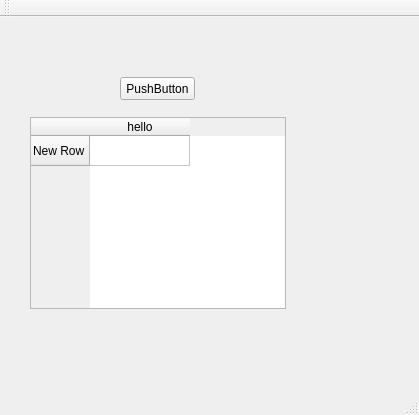
<?xml version="1.0" encoding="UTF-8"?>
<ui version="4.0">
 <class>MainWindow</class>
 <widget class="QMainWindow" name="MainWindow">
  <property name="geometry">
   <rect>
    <x>0</x>
    <y>0</y>
    <width>419</width>
    <height>415</height>
   </rect>
  </property>
  <property name="windowTitle">
   <string>MainWindow</string>
  </property>
  <widget class="QWidget" name="centralWidget">
   <widget class="QPushButton" name="pushButton">
    <property name="geometry">
     <rect>
      <x>120</x>
      <y>60</y>
      <width>75</width>
      <height>23</height>
     </rect>
    </property>
    <property name="text">
     <string>PushButton</string>
    </property>
   </widget>
   <widget class="QTableWidget" name="tableWidget">
    <property name="geometry">
     <rect>
      <x>30</x>
      <y>100</y>
      <width>256</width>
      <height>192</height>
     </rect>
    </property>
    <row>
     <property name="text">
      <string>New Row</string>
     </property>
    </row>
    <column>
     <property name="text">
      <string>hello</string>
     </property>
    </column>
   </widget>
  </widget>
  <widget class="QMenuBar" name="menuBar">
   <property name="geometry">
    <rect>
     <x>0</x>
     <y>0</y>
     <width>419</width>
     <height>25</height>
    </rect>
   </property>
  </widget>
  <widget class="QToolBar" name="mainToolBar">
   <attribute name="toolBarArea">
    <enum>TopToolBarArea</enum>
   </attribute>
   <attribute name="toolBarBreak">
    <bool>false</bool>
   </attribute>
  </widget>
  <widget class="QStatusBar" name="statusBar"/>
 </widget>
 <layoutdefault spacing="6" margin="11"/>
 <resources/>
 <connections>
  <connection>
   <sender>pushButton</sender>
   <signal>clicked()</signal>
   <receiver>MainWindow</receiver>
   <slot>OnClick()</slot>
   <hints>
    <hint type="sourcelabel">
     <x>167</x>
     <y>106</y>
    </hint>
    <hint type="destinationlabel">
     <x>148</x>
     <y>152</y>
    </hint>
   </hints>
  </connection>
 </connections>
 <slots>
  <slot>OnClick()</slot>
 </slots>
</ui>
